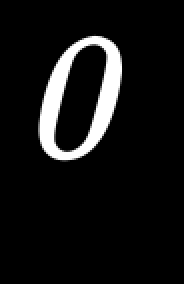
#> input picture nhom5_ttm/chuan_hoa/chuan_hoa/dataset_origin/0.png, 92 x 142 px, found by its file name (shown 2 times larger); its folder holds only this picture in this run
$ python chuanHoa.py
#> lines starting #> are read from the running program, lines starting #| are printed output that depends on the picture; after the words box and inside, x2 and y2 are one past the last pixel; in counts of white or black regions, pixels touching at a corner belong together
### nhom5_ttm/chuan_hoa/chuan_hoa/xuLyAnh.py
import cv2
import numpy as np

def xu_ly_anh(img):
	"""Loại bỏ phần còn thiếu của một số(nếu có)"""

	img_goc = img;
	#Mặt nạ
	kernel = np.array([[0,0,1,0,0],
					   [0,1,1,1,0],
					   [1,1,1,1,1],
					   [0,1,1,1,0],
					   [0,0,1,0,0]], np.uint8)
	#Giãn
	img = cv2.dilate(img, kernel, iterations=1)
	#Co
	img = cv2.erode(img, kernel, iterations=1)

	#Tăng độ mịn ảnh để khi dùng canny không bị nhiễu ảnh
	gaussian_img = cv2.GaussianBlur(img, (5, 5), 0)

	#Chuyển sang nhị phân
	nguong = 10
	img_bw = cv2.threshold(img, nguong, 255, cv2.THRESH_BINARY)[1]

	#Tìm biên
	#canny_img = cv2.Canny(img_bw, 10, 255)

	"""
	- Contour được hiểu đơn giản là một đường cong liên kết toàn bộ các điểm
	liên tục (dọc theo đường biên) mà có cùng màu sắc hoặc giá trị cường độ.

	- hierarchy:  thông tin về phân cấp các đường biên.
	"""
	#Tìm contour
	contours, hierarchy = cv2.findContours(img_bw, cv2.RETR_TREE,
		cv2.CHAIN_APPROX_SIMPLE)

	# Tìm ra diện tích từ cont
	s_cnt = [cv2.contourArea(i) for i in contours]

	#Sắp xếp contour có diện tích giảm dần
	s_sort = np.argsort(s_cnt)[::-1]
	# Vẽ bounding box cho contours có diện tích lớn nhât
	cnt = contours[0]
	img_tg = img
	x,y,w,h = cv2.boundingRect(cnt)

	#Khoanh vùng
	img_khoanh = cv2.rectangle(img_goc,(x,y),(x+w,y+h),(255,0,0),1)
	#print(s_cnt)
	#print(s_sort)
	#cv2.imshow("2",img)

	#Cắt ảnh
	img_new = img_tg[y:y+h, x:x+w]

	#Chuẩn hóa dữ liệu về 28x28
	img_new = cv2.resize(img_new, (28, 28))
	#cv2.imshow("3",img_new)
	return img_new, img_khoanh

### nhom5_ttm/chuan_hoa/chuan_hoa/chuanHoa.py
import os
from xuLyAnh import*

#Lấy đường dẫn hiện tại
folder = os.getcwd()
ds_con = os.listdir(folder)
for i in ds_con:
	if(i == "dataset_origin"):
		folder_2 = r"{}\{}".format(folder, i)
	if(i == "dataset"):
		folder_save = r"{}\{}".format(folder, i)

ds_con = os.listdir(folder_2)
dem = 0
len_ds = len(ds_con)
for i in ds_con:
	img = cv2.imread(r'{}\{}'.format(folder_2, i), cv2.IMREAD_GRAYSCALE)
#> img is the input picture: shape (142, 92); min 0, max 255, mean 20
	#chuan_hoa từ xulyAnh.py
	img_norm, x = xu_ly_anh(img)
#> in xu_ly_anh, `img = cv2.dilate(img, kernel, iterations=1)`:
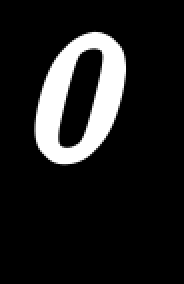
#> img: shape (142, 92) (shown 2 times larger); min 0, max 255, mean 30.6
#> in xu_ly_anh, `gaussian_img = cv2.GaussianBlur(img, (5, 5), 0)`:
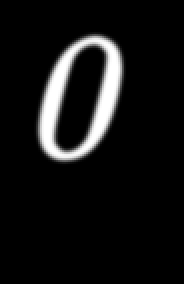
#> gaussian_img: shape (142, 92) (shown 2 times larger); min 0, max 255, mean 20
#> in xu_ly_anh, `img_bw = cv2.threshold(img, nguong, 255, cv2.THRESH_BINARY)[1]`:
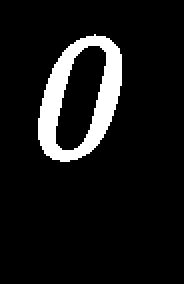
#> img_bw: shape (142, 92) (shown 2 times larger); 8.9% white; 1 white region
#> in xu_ly_anh, `contours, hierarchy = cv2.findContours(img_bw, cv2.RETR_TREE, cv2.CHAI..`: contours = 2 contours; box (x1, y1, x2, y2) and area: (19, 17, 61, 81) 1895, (27, 22, 54, 76) 863
#> in xu_ly_anh, `s_cnt = [cv2.contourArea(i) for i in contours]`: s_cnt = [1895, 863]
#> in xu_ly_anh, `s_sort = np.argsort(s_cnt)[::-1]`: s_sort = [0, 1]
#> in xu_ly_anh, `cnt = contours[0]`: cnt = contour of 79 points, box (x1, y1, x2, y2) (19, 17, 61, 81), area 1895
#> in xu_ly_anh, `x,y,w,h = cv2.boundingRect(cnt)`: x = 19; y = 17; w = 42; h = 64
#> in xu_ly_anh, `img_new = img_tg[y:y+h, x:x+w]`:
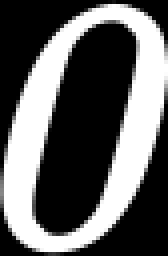
#> img_new: shape (64, 42) (shown 4 times larger); min 0, max 255, mean 97.4
#> in xu_ly_anh, `img_new = cv2.resize(img_new, (28, 28))`:
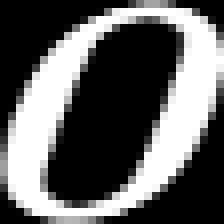
#> img_new: shape (28, 28) (shown 8 times larger); min 0, max 255, mean 97.4
#> (the run stopped early here; a loop or call above may not have finished)

$ run again, on nhom5_ttm/chuan_hoa/chuan_hoa/dataset_origin/113.png
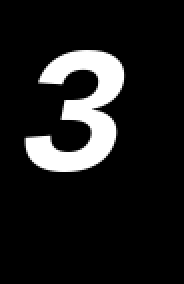
#> input picture nhom5_ttm/chuan_hoa/chuan_hoa/dataset_origin/113.png, 92 x 142 px, found by its file name (shown 2 times larger)
#> img is the input picture: shape (142, 92); min 0, max 255, mean 28.2
#> in xu_ly_anh, `img_bw = cv2.threshold(img, nguong, 255, cv2.THRESH_BINARY)[1]`:
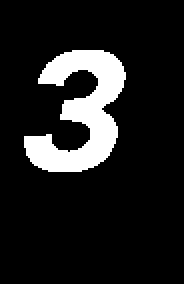
#> img_bw: shape (142, 92) (shown 2 times larger); 12.2% white; 1 white region
#> contours = 1 contour; box (x1, y1, x2, y2) and area: (12, 25, 63, 86) 1454
#> s_cnt = [1454.5]
#> s_sort = [0]
#> cnt = contour of 120 points, box (x1, y1, x2, y2) (12, 25, 63, 86), area 1454
#> x = 12; y = 25; w = 51; h = 61
#> in xu_ly_anh, `img_new = cv2.resize(img_new, (28, 28))`:
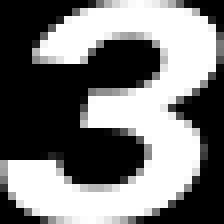
#> img_new: shape (28, 28) (shown 8 times larger); min 0, max 255, mean 119.4

$ run again, on nhom5_ttm/chuan_hoa/chuan_hoa/dataset_origin/128.png
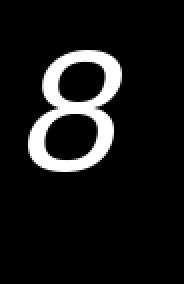
#> input picture nhom5_ttm/chuan_hoa/chuan_hoa/dataset_origin/128.png, 92 x 142 px, found by its file name (shown 2 times larger)
#> img is the input picture: shape (142, 92); min 0, max 255, mean 23.4
#> in xu_ly_anh, `img_bw = cv2.threshold(img, nguong, 255, cv2.THRESH_BINARY)[1]`:
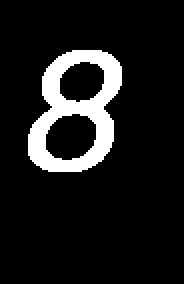
#> img_bw: shape (142, 92) (shown 2 times larger); 10.5% white; 1 white region
#> contours = 3 contours; box (x1, y1, x2, y2) and area: (14, 25, 61, 86) 2080, (22, 56, 49, 81) 485, (29, 30, 53, 52) 374
#> s_cnt = [2080, 485, 374]
#> s_sort = [0, 1, 2]
#> cnt = contour of 65 points, box (x1, y1, x2, y2) (14, 25, 61, 86), area 2080
#> x = 14; y = 25; w = 47; h = 61
#> in xu_ly_anh, `img_new = cv2.resize(img_new, (28, 28))`:
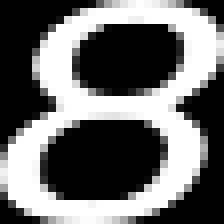
#> img_new: shape (28, 28) (shown 8 times larger); min 0, max 255, mean 108.9

$ run again, on nhom5_ttm/chuan_hoa/chuan_hoa/dataset_origin/130.png
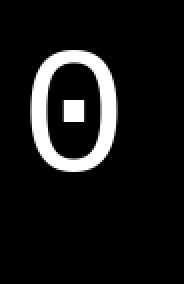
#> input picture nhom5_ttm/chuan_hoa/chuan_hoa/dataset_origin/130.png, 92 x 142 px, found by its file name (shown 2 times larger)
#> img is the input picture: shape (142, 92); min 0, max 255, mean 23.4
#> in xu_ly_anh, `img_bw = cv2.threshold(img, nguong, 255, cv2.THRESH_BINARY)[1]`:
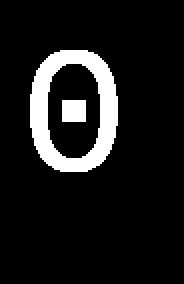
#> img_bw: shape (142, 92) (shown 2 times larger); 10.4% white; 2 white regions
#> contours = 3 contours; box (x1, y1, x2, y2) and area: (15, 25, 59, 86) 2183, (23, 31, 51, 80) 1092, (31, 50, 43, 61) 110
#> s_cnt = [2183, 1092, 110]
#> s_sort = [0, 1, 2]
#> cnt = contour of 64 points, box (x1, y1, x2, y2) (15, 25, 59, 86), area 2183
#> x = 15; y = 25; w = 44; h = 61
#> in xu_ly_anh, `img_new = cv2.resize(img_new, (28, 28))`:
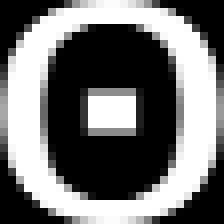
#> img_new: shape (28, 28) (shown 8 times larger); min 0, max 255, mean 114.2
